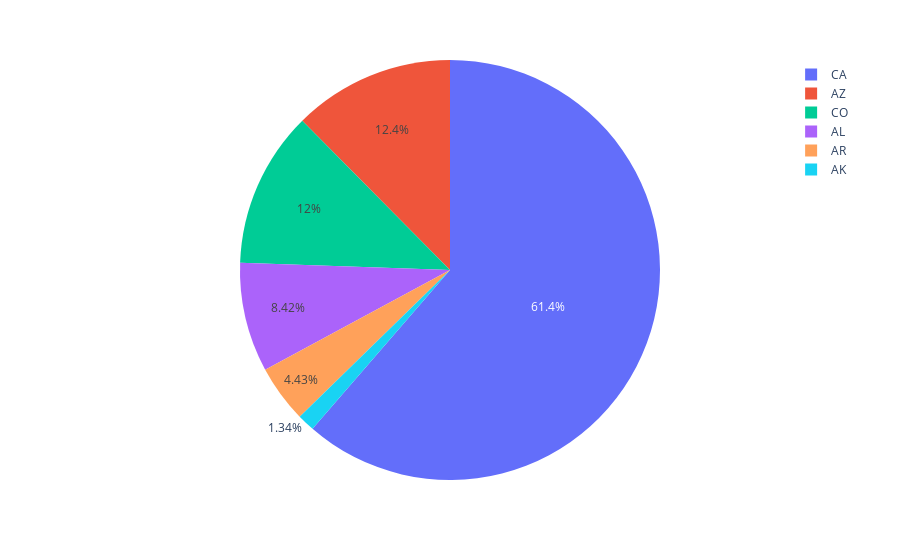

The code cell stored with this chart in its notebook:
### Code cell
fig = px.pie(data_st.head(6), values='Total Ballots Counted (Estimate)', names='State Abv')
fig.show()

### Figure 1 — Plotly figure (JSON) as saved in the notebook; plotly's stock layout.template omitted (floating-point values rounded to 4 significant figures)
{"data": [{"domain": {"x": [0, 1], "y": [0, 1]}, "hovertemplate": "State Abv=%{label}<br>Total Ballots Counted (Estimate)=%{value}<extra></extra>", "labels": ["AL", "AK", "AZ", "AR", "CA", "CO"], "legendgroup": "", "name": "", "showlegend": true, "type": "pie", "values": [2306587, 367000, 3400000, 1212030, 16800000, 3295000]}], "layout": {"legend": {"tracegroupgap": 0}, "margin": {"t": 60}}}
